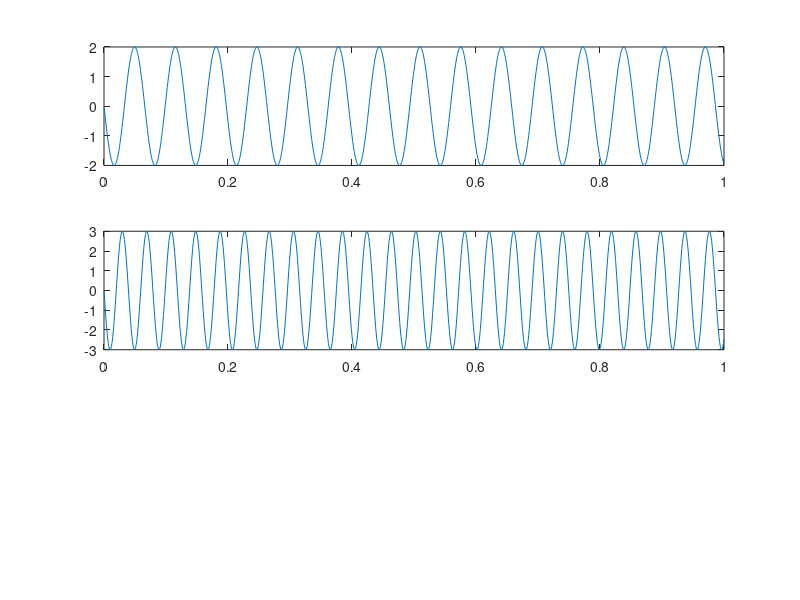

MATLAB code to generate this figure:
t = 0:0.001:1;
f1 = 30000;
x1 = 2*sin(2*3.14*f1*t);
subplot(3,1,1);
plot(t,x1);

f2 = 50000;
x2 = 3*sin(2*3.14*f2*t);
subplot(3,1,2);
plot(t,x2);

